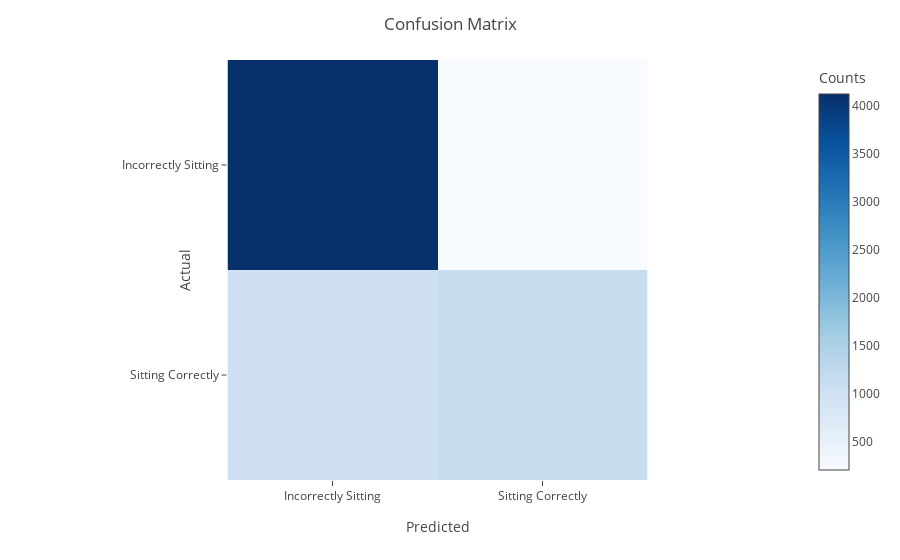

The notebook cell this image was saved under:
### Code cell
import plotly.express as px

# pandas crosstab
ct = pd.crosstab(y_test, clf.predict(X_test), rownames=['Actual'], colnames=['Predicted'])

# plotly heatmap
fig = px.imshow(ct,
                labels=dict(x="Predicted", y="Actual", color="Counts"),
                color_continuous_scale='Blues')
fig.update_layout(title='Confusion Matrix')
fig.show()

### Figure 1 — Plotly figure (JSON) as saved in the notebook; plotly's stock layout.template omitted (floating-point values rounded to 4 significant figures)
{"data": [{"coloraxis": "coloraxis", "hovertemplate": "Predicted: %{x}<br>Actual: %{y}<br>Counts: %{z}<extra></extra>", "name": "0", "type": "heatmap", "x": ["Incorrectly Sitting", "Sitting Correctly"], "xaxis": "x", "y": ["Incorrectly Sitting", "Sitting Correctly"], "yaxis": "y", "z": [[4124, 207], [1023, 1149]]}], "layout": {"coloraxis": {"colorbar": {"title": {"text": "Counts"}}, "colorscale": [[0, "rgb(247,251,255)"], [0.125, "rgb(222,235,247)"], [0.25, "rgb(198,219,239)"], [0.375, "rgb(158,202,225)"], [0.5, "rgb(107,174,214)"], [0.625, "rgb(66,146,198)"], [0.75, "rgb(33,113,181)"], [0.875, "rgb(8,81,156)"], [1, "rgb(8,48,107)"]]}, "margin": {"t": 60}, "title": {"text": "Confusion Matrix"}, "xaxis": {"anchor": "y", "constrain": "domain", "domain": [0, 1], "scaleanchor": "y", "title": {"text": "Predicted"}}, "yaxis": {"anchor": "x", "autorange": "reversed", "constrain": "domain", "domain": [0, 1], "title": {"text": "Actual"}}}}
